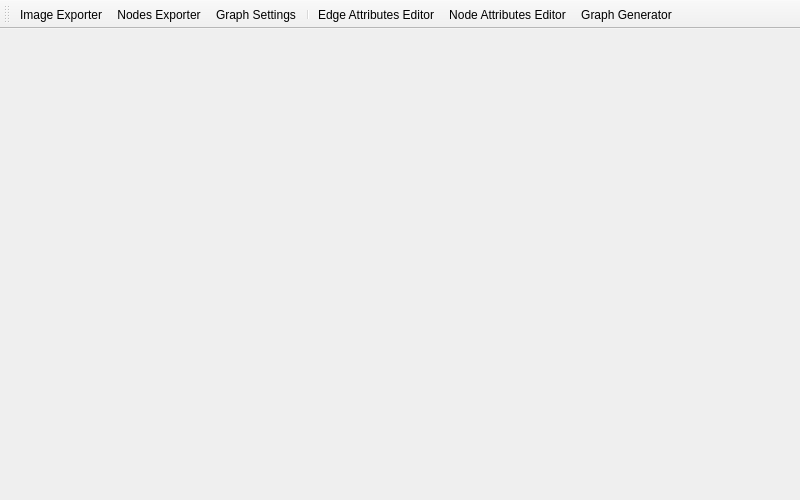
<?xml version="1.0" encoding="UTF-8"?>
<ui version="4.0">
 <class>GraphDesignerPage</class>
 <widget class="QMainWindow" name="GraphDesignerPage">
  <property name="geometry">
   <rect>
    <x>0</x>
    <y>0</y>
    <width>800</width>
    <height>500</height>
   </rect>
  </property>
  <property name="focusPolicy">
   <enum>Qt::NoFocus</enum>
  </property>
  <property name="windowTitle">
   <string>MainWindow</string>
  </property>
  <property name="iconSize">
   <size>
    <width>24</width>
    <height>24</height>
   </size>
  </property>
  <widget class="QWidget" name="centralwidget"/>
  <widget class="QToolBar" name="toolbar">
   <property name="sizePolicy">
    <sizepolicy hsizetype="Preferred" vsizetype="Fixed">
     <horstretch>0</horstretch>
     <verstretch>0</verstretch>
    </sizepolicy>
   </property>
   <property name="focusPolicy">
    <enum>Qt::ClickFocus</enum>
   </property>
   <property name="windowTitle">
    <string>toolBar</string>
   </property>
   <property name="orientation">
    <enum>Qt::Horizontal</enum>
   </property>
   <property name="toolButtonStyle">
    <enum>Qt::ToolButtonIconOnly</enum>
   </property>
   <attribute name="toolBarArea">
    <enum>TopToolBarArea</enum>
   </attribute>
   <attribute name="toolBarBreak">
    <bool>false</bool>
   </attribute>
   <addaction name="acImageExporter"/>
   <addaction name="acNodesExporter"/>
   <addaction name="acGraphSettings"/>
   <addaction name="separator"/>
   <addaction name="acEdgeAttrs"/>
   <addaction name="acNodeAttrs"/>
   <addaction name="acGraphGen"/>
  </widget>
  <action name="acImageExporter">
   <property name="icon">
    <iconset resource="../res/guiRes.qrc">
     <normaloff>:/icons/material/material-icons/image/png/ic_photo_camera_white_24dp.png</normaloff>:/icons/material/material-icons/image/png/ic_photo_camera_white_24dp.png</iconset>
   </property>
   <property name="text">
    <string> Image Exporter</string>
   </property>
   <property name="toolTip">
    <string>Image Exporter</string>
   </property>
  </action>
  <action name="acNodesExporter">
   <property name="icon">
    <iconset resource="../res/guiRes.qrc">
     <normaloff>:/icons/material/material-icons/editor/png/baseline_table_chart_white_24dp.png</normaloff>:/icons/material/material-icons/editor/png/baseline_table_chart_white_24dp.png</iconset>
   </property>
   <property name="text">
    <string>Nodes Exporter</string>
   </property>
   <property name="toolTip">
    <string>Nodes Exporter</string>
   </property>
  </action>
  <action name="acGraphSettings">
   <property name="icon">
    <iconset resource="../res/guiRes.qrc">
     <normaloff>:/icons/material/settings_white_24</normaloff>:/icons/material/settings_white_24</iconset>
   </property>
   <property name="text">
    <string>Graph Settings</string>
   </property>
   <property name="toolTip">
    <string>Graph Settings</string>
   </property>
  </action>
  <action name="acEdgeAttrs">
   <property name="icon">
    <iconset resource="../res/guiRes.qrc">
     <normaloff>:/icons/material/material-icons/toggle/svg/ic_radio_button_unchecked_24px.svg</normaloff>:/icons/material/material-icons/toggle/svg/ic_radio_button_unchecked_24px.svg</iconset>
   </property>
   <property name="text">
    <string>Edge Attributes Editor</string>
   </property>
   <property name="toolTip">
    <string>Edge Attributes Editor</string>
   </property>
  </action>
  <action name="acNodeAttrs">
   <property name="icon">
    <iconset resource="../res/guiRes.qrc">
     <normaloff>:/icons/material/material-icons/toggle/svg/ic_radio_button_unchecked_24px.svg</normaloff>:/icons/material/material-icons/toggle/svg/ic_radio_button_unchecked_24px.svg</iconset>
   </property>
   <property name="text">
    <string>Node Attributes Editor</string>
   </property>
   <property name="toolTip">
    <string>Node Attributes Editor</string>
   </property>
  </action>
  <action name="acGraphGen">
   <property name="icon">
    <iconset resource="../res/guiRes.qrc">
     <normaloff>:/icons/material/material-icons/toggle/svg/ic_radio_button_unchecked_24px.svg</normaloff>:/icons/material/material-icons/toggle/svg/ic_radio_button_unchecked_24px.svg</iconset>
   </property>
   <property name="text">
    <string>Graph Generator</string>
   </property>
   <property name="toolTip">
    <string>Graph Generator</string>
   </property>
  </action>
 </widget>
 <resources>
  <include location="../res/guiRes.qrc"/>
 </resources>
 <connections/>
</ui>
